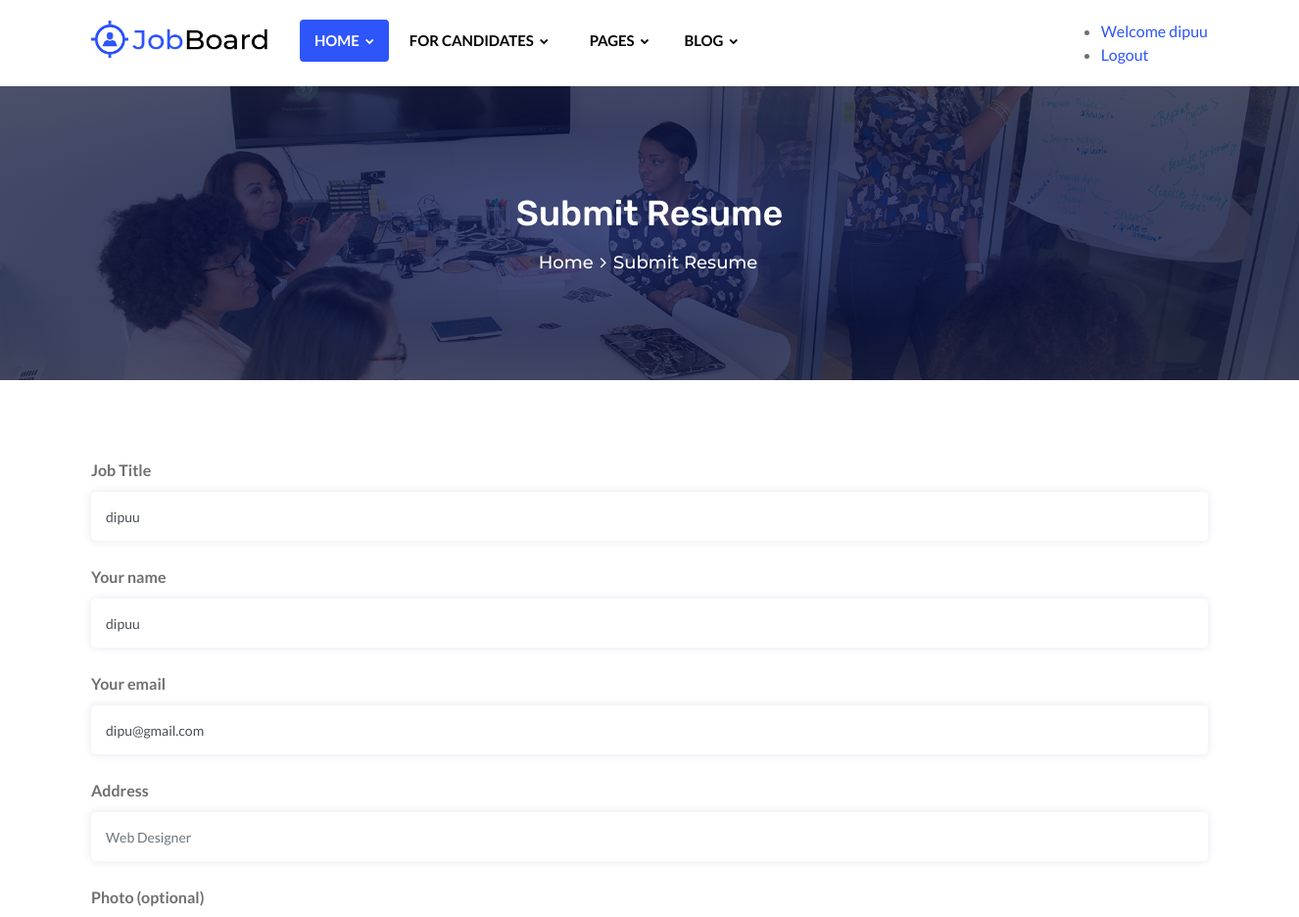
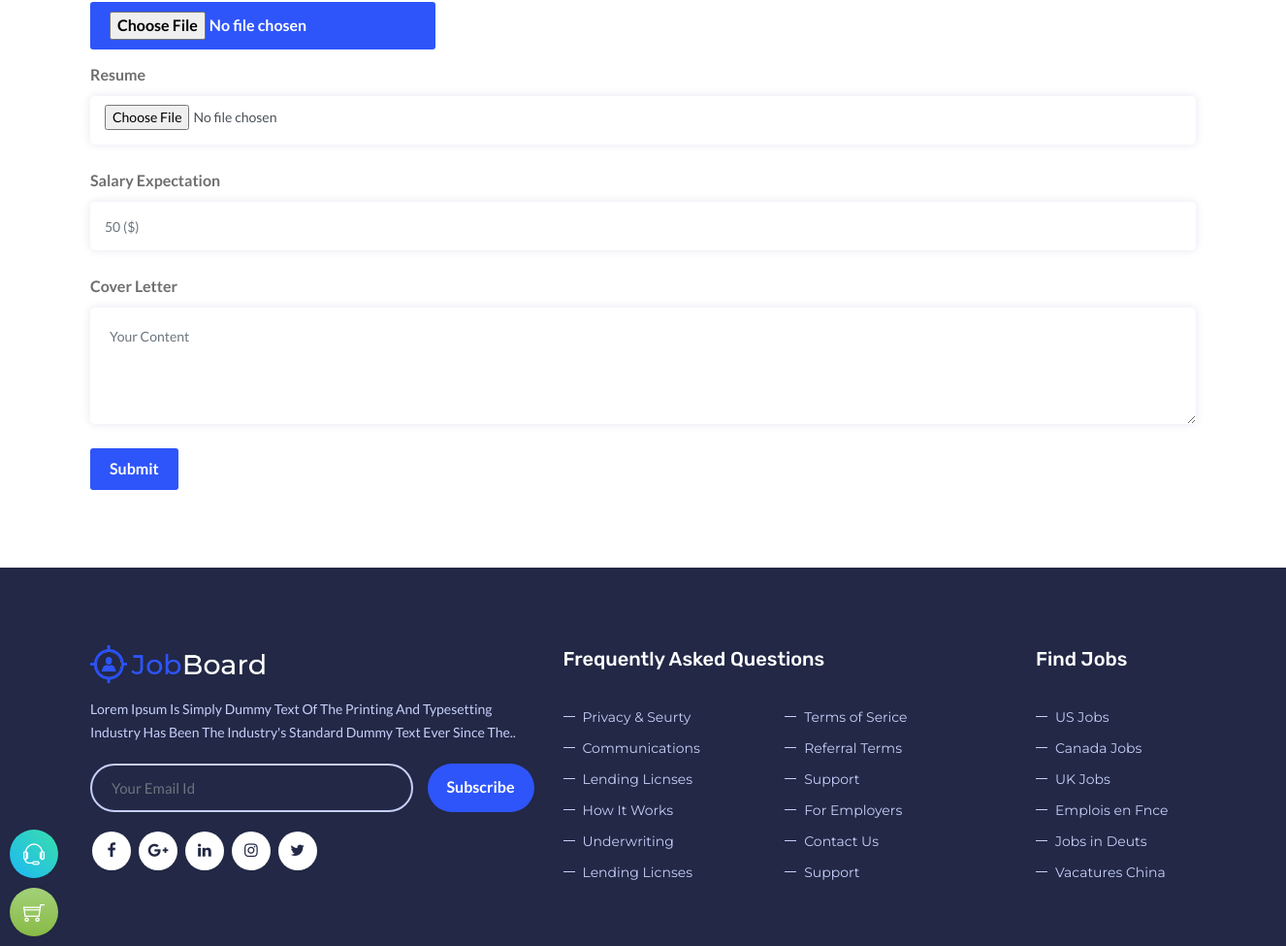
Page /apply_for_job/ (signed in) on the committed database (2 pictures, top to bottom).
### accounts/models.py (models this page shows)
class User(AbstractUser):
    is_job_seekers = models.BooleanField(default=False)
    is_employeers = models.BooleanField(default=False)
    first_name = models.CharField(max_length=100)
    last_name = models.CharField(max_length=100)
    email = models.EmailField()

### jobapps/views.py (the view, shortened to what this page needs)
# urls.py: path('apply_for_job/', views.applyForJob,name='apply_for_job'),
@login_required
def applyForJob(request):
    return render(request, 'jobs/apply_for_job.html')

### template/jobs/apply_for_job.html
{% extends 'base.html' %}
{% block content %}
{% load static %}
{% load humanize%}
<div class="page-content bg-white">
    <div class="dez-bnr-inr overlay-black-dark" style="background-image:url(images/banner/bnr1.jpg);">
        <div class="container">
            <div class="dez-bnr-inr-entry">
                <h1 class="text-white">Submit Resume</h1>
                <div class="breadcrumb-row">
                    <ul class="list-inline">
                        <li><a href="#">Home</a></li>
                        <li>Submit Resume</li>
                    </ul>
                </div>
            </div>
        </div>
    </div>
    <div class="content-block">
        <div class="section-full bg-white submit-resume content-inner-2">
            <div class="container">
                <form action="{% url 'apply_for_job' %}" method="post">{% csrf_token %}
                    <div class="form-group">
                        <label>Job Title</label>
                        <input type="text" name="job_title"  class="form-control" placeholder="Your Full Name"  value="{{user.username}}">
                    </div>
                    <div class="form-group">
                        <label>Your name</label>
                        <input type="text" name="abc"  class="form-control" placeholder="Your Full Name" disabled  value="{{user.username}}">
                    </div>
                    <div class="form-group">
                        <label>Your email</label>
                        <input type="email" name="mail"  class="form-control" placeholder="info@gmail.com"  value="{{user.email}}">
                    </div>
                    <div class="form-group">
                        <label>Address</label>
                        <input type="text" name="address"  class="form-control" placeholder="Web Designer">
                    </div>
                    <div class="form-group">
                        <label>Photo (optional)</label>
                        <div class="custom-file">
                            <input type="file" name="image" id="image" class="site-button" >
                        </div>
                    </div>
                    <div class="form-group">
                        <label>Resume</label>
                        <input type="file" name="resume" class="form-control" placeholder="Resume" >
                    </div>
                    <div class="form-group">
                        <label>Salary Expectation</label>
                        <input type="text"  name="salary" class="form-control" placeholder="50 ($)">
                    </div>
                    <div class="form-group">
                        <label>Cover Letter</label>
                        <textarea class="form-control" name="cover" id="cover" placeholder="Your Content"></textarea>
                    </div>
                    <button type="submit" class="site-button">Submit</button>
                </form>
            </div>
        </div>
    </div>
</div>
{% endblock %}

### template/partials/header.html (shortened to what this page needs)
{% load static %}
<header class="site-header mo-left header fullwidth">
    <div class="sticky-header main-bar-wraper navbar-expand-lg">
        <div class="main-bar clearfix">
            <div class="container clearfix">
                <div class="logo-header mostion">
                    <a href="{% url 'index' %}">
                        <img src="{% static 'images/logo.png' %}" class="logo" alt=""/></a>
                </div>
                <div class="extra-nav">
                    <ul class="sub-menu">
                        {% if user.is_authenticated %}
                        <li>
                            <a href="{% url 'jobs' %}" class="dez-page">Welcome {{user.username}} </a>
                        </li>
                        <li><a href="{% url 'logout' %}" class="dez-page">Logout</a></li>
                        {% else %}
                        <a href="{% url 'login' %}" class="site-button"><i class="fa fa-lock"></i> Login</a>
                        {% endif %}
                    </ul>
                </div>
                <div class="header-nav navbar-collapse collapse justify-content-start" id="navbarNavDropdown">
                    <ul class="nav navbar-nav">
                        <li class="active">
                            <a href="{% url 'index' %}">Home <i class="fa fa-chevron-down"></i></a>
                        </li>
                        <li>
                            <a href="#">For Candidates <i class="fa fa-chevron-down"></i></a>
                        </li>
                        <li>
                            <a href="#">Pages <i class="fa fa-chevron-down"></i></a>
                        </li>
                        <li>
                            <a href="#">Blog <i class="fa fa-chevron-down"></i></a>
                        </li>
                    </ul>
                </div>
            </div>
        </div>
    </div>
</header>

### static/css/templete.css (style rules this page uses)
.fullwidth .logo-header { margin-right:30px; }
.fullwidth .header-nav .nav > li { padding:20px 0; margin: 0px 3px; }
.fullwidth .header-nav .nav > li.active > a, .fullwidth .header-nav .nav > li:hover > a { background-color:#2e55fa; color:#fff; }
.extra-nav { padding: 20px 0; }
.fullwidth .header-nav .nav > li > a { padding: 10px 15px; border-radius:4px; }
.site-button-secondry:after, .site-button:after { background-color: #fff; content: ""; height: 100%; left: -110%; opacity: 0.3; position: absolute; top: 0; transform: skewX(25deg); -o-transform: skewX(25deg); -ms-transform: skewX(25deg); -webkit-transform: skewX(25deg); -ms-transform: skewX(25deg); transition: all 0.5s ease 0s; -moz-transition: all 0.5s ease 0s; -webkit-transition: all 0.5s ease 0s; -o-transition: all 0.5s ease 0s; -ms-transition: all 0.5s ease 0s; width: 25px; z-index: -1; -webkit-filter: blur(5px); -moz-filter: blur(5px); -o-filter: blur(5px); -ms-filter: blur(5px); filter: blur(5px); }
.site-button, .site-button-secondry { position: relative; z-index: 1; overflow:hidden; vertical-align: middle; }
.job-search-form .form-control::-moz-placeholder, .browse-job .form-control, .submit-resume .form-control { font-size: 16px; font-family: roboto; }
.browse-job .form-control, .browse-job .btn.dropdown-toggle.btn-default, .submit-resume .form-control, .submit-resume .btn.dropdown-toggle.btn-default { background-color: #fff !important; border:0 !important; box-shadow: 0 0 10px 0 rgba(0,24,128,0.1) !important; }
.submit-resume .form-control { height: 50px; border-radius: 5px!important; }
.submit-resume textarea { height: 120px!important; padding: 20px; }

### rows in the picture
User: username "dipuu", job_title "dipuu", abc "dipuu", mail "dipu@gmail.com"
